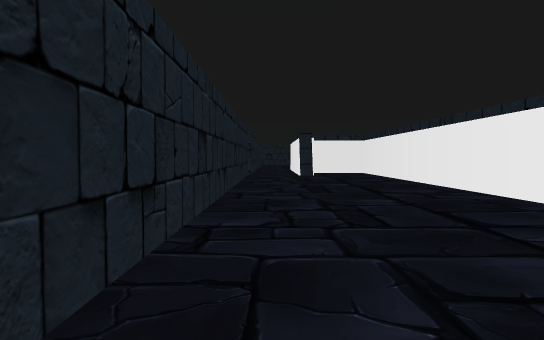
[1] (above)

18 first-person views from a walk through a 3-D level made in the Unity game engine. The camera is 1.2 m above the floor, tilts 2° down and sees 75° across. The floor is counted in squares, 2 m on a side. Each view is taken from the middle of a square. On the plan, view 1 faces up. The plan holds only what a view shows up to about 10 squares ahead; the rest is blank. The place goes on beyond the plan. The player is left out.

[2]
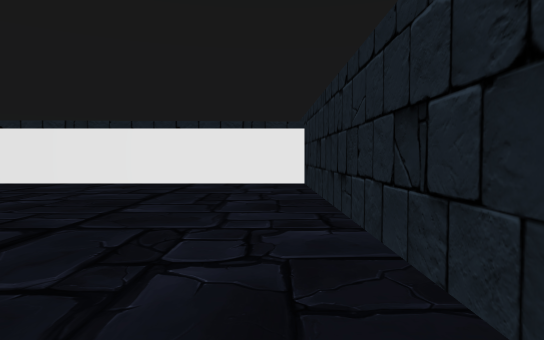

[3]
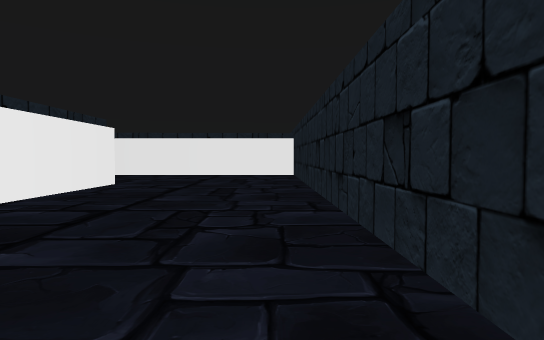

[4]
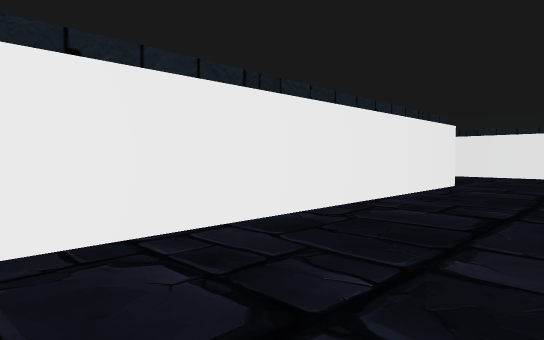

[5]
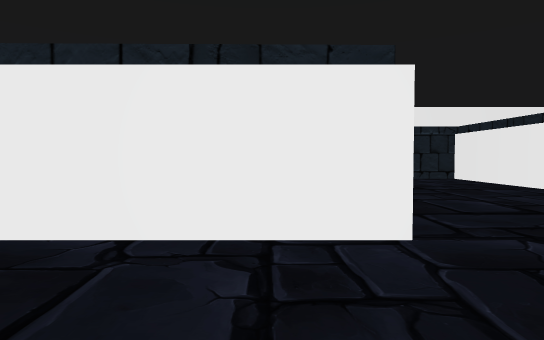

[6]
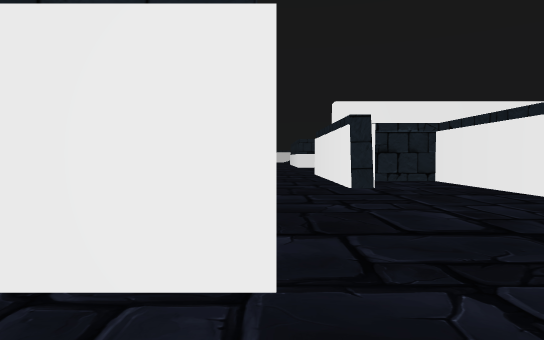

[7]
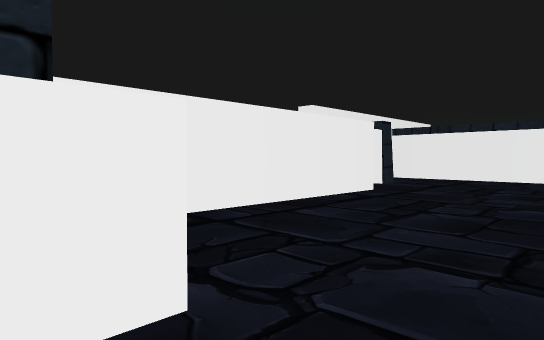

[8]
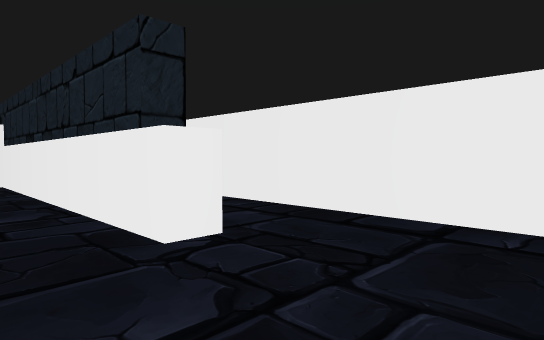

[9]
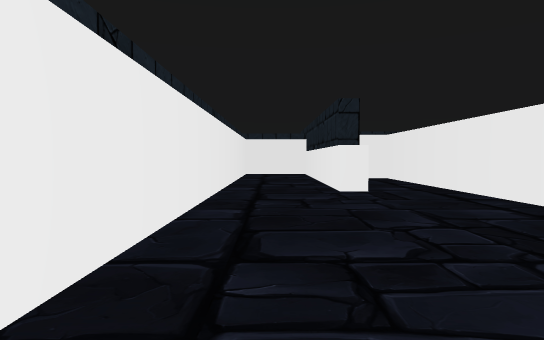

[10]
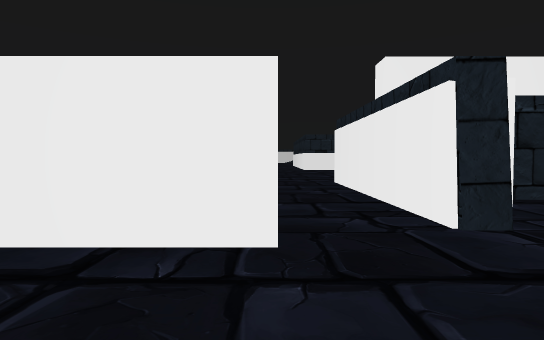

[11]
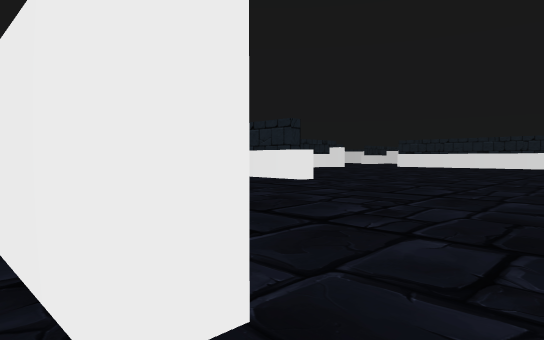

[12]
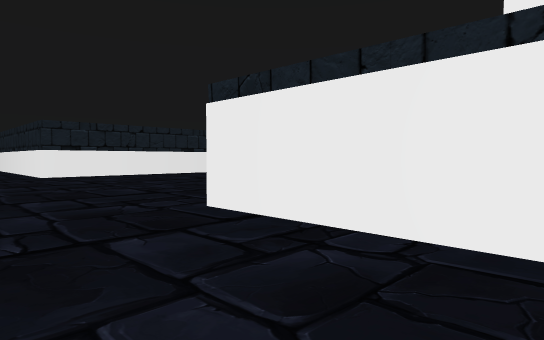

[13]
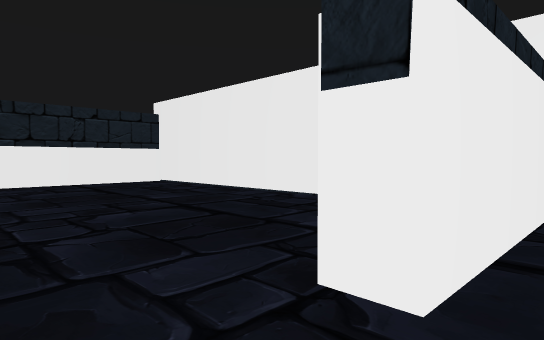

[14]
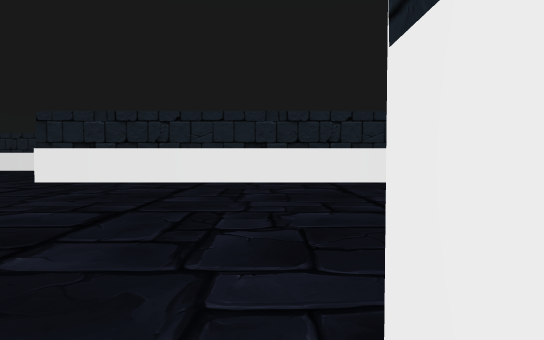

[15]
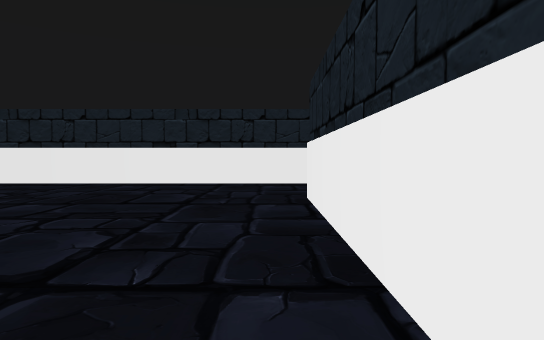

[16]
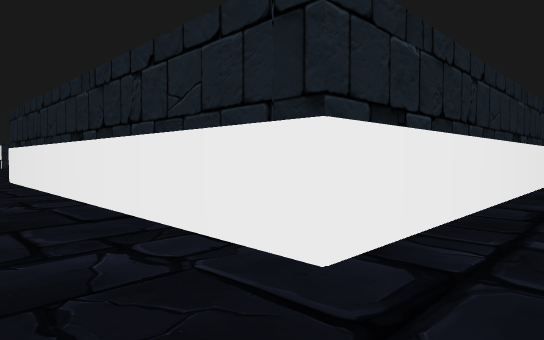

[17]
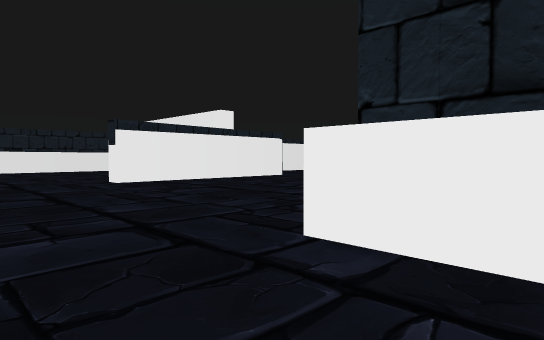

[18]
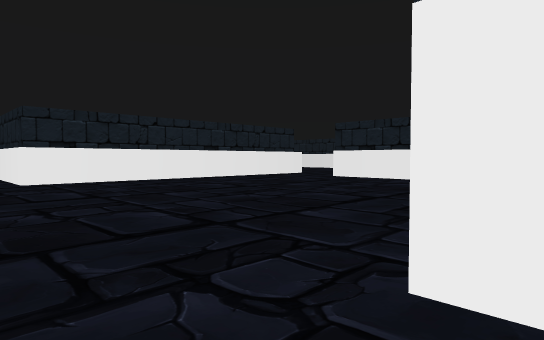

### Floor plan
Points are (right, up) in squares from view 1. A wall is a line through its corners. A room is listed if a view was taken in it or the views show most of it. See-through windows are left out.
Room 1 (views 1, 2, 3, 4, 5, 6, 7, 8, 9, 10, 11)
walls: (3.6, 1.9) (3.6, 10); (6.8, 7.3) (6.2, 7.3) (6.2, 10.5); (8.3, 2) (8.3, 10.5); (4.1, 10.4) (4.1, 2.1); (-0.8, 10) (-0.7, -2.2) (11, -2.2) (11, -0.6); (8.9, -0.1) (8.9, 0.5)
ways out: opening at (8, 1) to room 2
Room 2 (views 12, 13, 14, 15, 16, 17, 18)
walls: (15.9, 8.8) (15.9, 7.3) (15.4, 7.3) (15.4, 7.8); (11.6, -2.4) (11.6, -7.5) (20.8, -7.5); (8.9, 2) (8.3, 2); (8.9, 0.5) (14.7, 0.5) (14.7, -0.1); (23.2, -7.9) (23.2, 0.5) (29.4, 0.5)
ways out: opening at (8, 1) to room 1; opening at (21.5, -8); opening at (30, 1.5)

Positions as (right, up) in squares from view 1, and headings:
1: (0, 0), facing up
2: (0, 6), facing down
3: (0, 10), facing down
4: (1, 10), facing down-right
5: (1, 3), facing right
6: (2, 2), facing right
7: (5, 8), facing down-right
8: (5, 5), facing up-right
9: (5, 1), facing up
10: (6, 2), facing right
11: (8, 1), facing up-right
12: (11, 3), facing down-right
13: (16, 1), facing down-left
14: (15, 1), facing down
15: (15, -7), facing right
16: (22, 2), facing down-right
17: (18, 9), facing down-left
18: (14, 2), facing down-right
